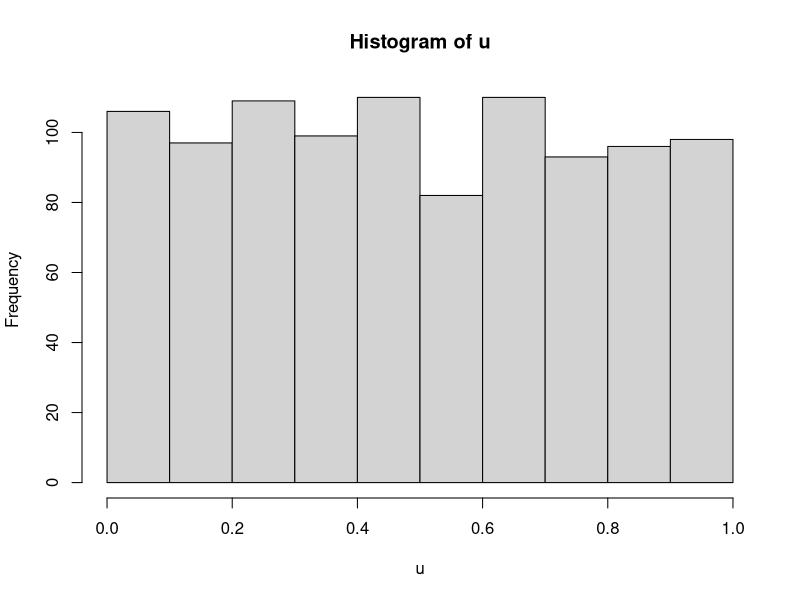
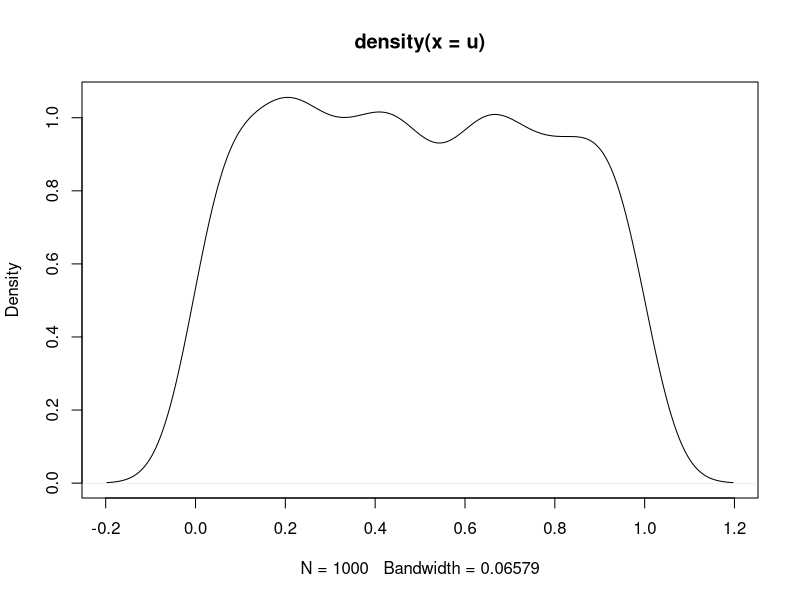
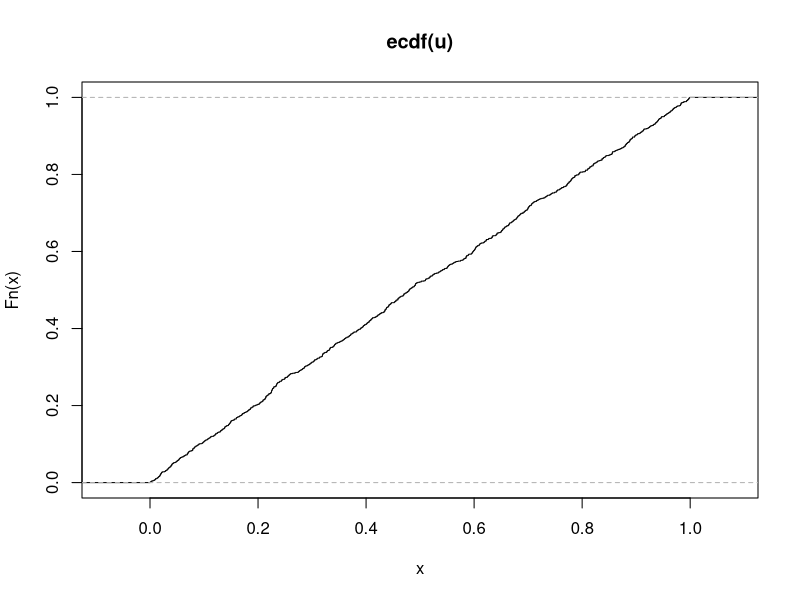

Recreate these plots in R, in order.
## ---- chunk 1
set.seed(101)
u<-runif(1000)
hist(u)
## ---- chunk 2
density(u)
plot(density(u))
## ---- chunk 3
ecdf(u)
plot(ecdf(u))
## ---- chunk 4
punif(q=c(0.01,0.25,0.5,0.75,0.99))
punif(min=50, max=200, q=c(100)) #the probability of drawing a number below 100 knowing the min and max are 50 and 200 and the distribution uniform is 1/3 (the range being 150 and 100 being 50 beyond the max)
## ---- chunk 5
dunif(c(0.01,0.25,0.5,0.75,0.99),min=0, max=1)
